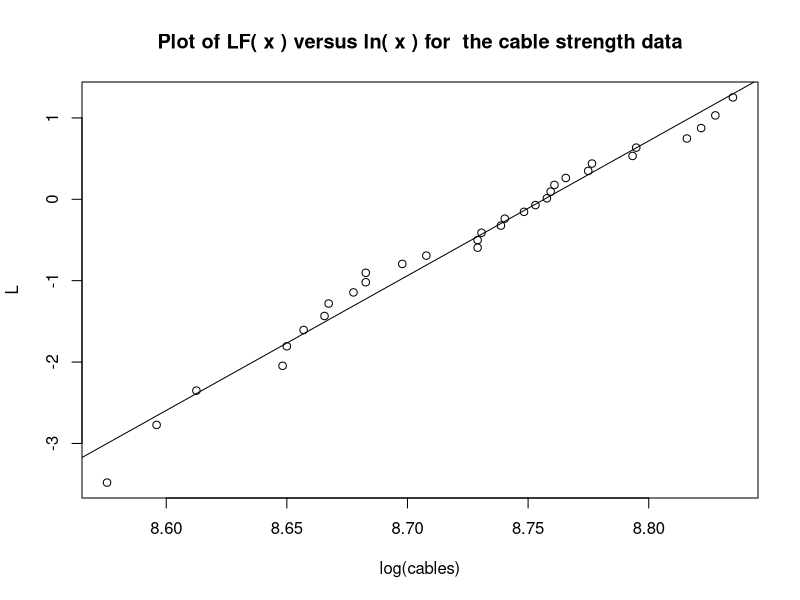

Generate this figure with R:
cables =c(5300,5410,5500,5700,5710,5750,5800,5810,5870,5900,5900,5990,6050,6180,6180,6190,6240,6250,6300,6330,6360,6370,6380,6410,6470,6480,6590,6600,6740,6780,6820,6870)

L =c(-3.481,-2.772,-2.351,-2.046,-1.806,-1.606,-1.434,-1.281,-1.144,-1.019,-0.903,-0.794,-0.692,-0.594,-0.501,-0.411,-0.323,-0.238,-0.154,-0.071,0.012,0.094,0.177,0.262,0.349,0.439,0.533,0.635,0.747,0.875,1.031,1.252)
fit  =lm(L~log(cables))
plot(log(cables),L,main = "Plot of LF( x ) versus ln( x ) for  the cable strength data")
abline(reg = fit)
